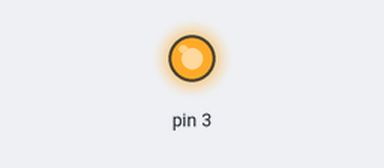
The sketch below on a simulated Arduino Uno, built with avr-gcc and run on an emulated ATmega328P. Parts: output pins drawn as LEDs (lit = HIGH).

Above: at 0.05 s.
At 1.3 s:
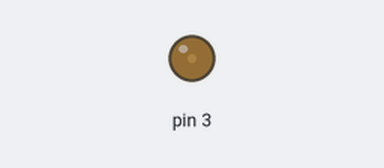
At 2.15 s:
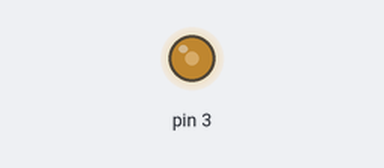
At 3.05 s:
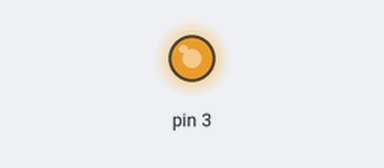
Timing chart, 0 to 8.2 s (numbered marks = the images above):
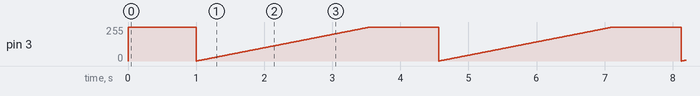

The sketch:

02_PWM_01.ino
```cpp
void setup() {
  pinMode(3, OUTPUT);

}

void loop() {
  analogWrite(3, 255);
  delay(1000);

  for (int brightness = 0; brightness < 256 ; brightness++){
    analogWrite(3, brightness);
    delay(10); // 0.01초 마다 밝기 밝아짐.
  }
}
```

Measured:
- by itself, pin 3: ramps from 0/255 to 255/255 and jumps back, once every 3.6 s
